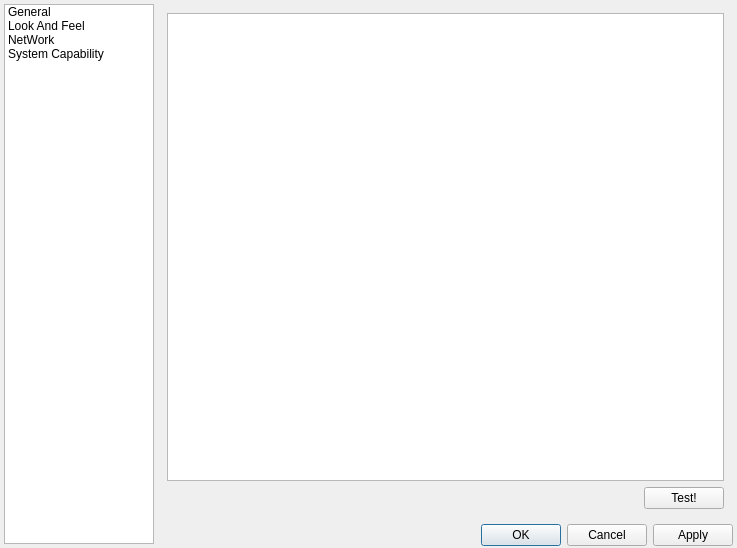
<?xml version="1.0" encoding="UTF-8"?>
<ui version="4.0">
 <class>PreferenceDialog</class>
 <widget class="QDialog" name="PreferenceDialog">
  <property name="geometry">
   <rect>
    <x>0</x>
    <y>0</y>
    <width>737</width>
    <height>548</height>
   </rect>
  </property>
  <property name="windowTitle">
   <string>Preferences[*]</string>
  </property>
  <property name="locale">
   <locale language="English" country="UnitedStates"/>
  </property>
  <widget class="QListWidget" name="listWidget">
   <property name="enabled">
    <bool>true</bool>
   </property>
   <property name="geometry">
    <rect>
     <x>4</x>
     <y>4</y>
     <width>150</width>
     <height>540</height>
    </rect>
   </property>
   <property name="sizePolicy">
    <sizepolicy hsizetype="Fixed" vsizetype="Expanding">
     <horstretch>0</horstretch>
     <verstretch>0</verstretch>
    </sizepolicy>
   </property>
   <property name="maximumSize">
    <size>
     <width>150</width>
     <height>16777215</height>
    </size>
   </property>
   <property name="locale">
    <locale language="English" country="UnitedStates"/>
   </property>
   <property name="resizeMode">
    <enum>QListView::Adjust</enum>
   </property>
   <property name="uniformItemSizes">
    <bool>true</bool>
   </property>
   <property name="currentRow">
    <number>-1</number>
   </property>
   <property name="sortingEnabled">
    <bool>false</bool>
   </property>
   <item>
    <property name="text">
     <string>General</string>
    </property>
   </item>
   <item>
    <property name="text">
     <string>Look And Feel</string>
    </property>
   </item>
   <item>
    <property name="text">
     <string>NetWork</string>
    </property>
   </item>
   <item>
    <property name="text">
     <string>System Capability</string>
    </property>
   </item>
  </widget>
  <widget class="QWidget" name="layoutWidget">
   <property name="geometry">
    <rect>
     <x>158</x>
     <y>4</y>
     <width>575</width>
     <height>542</height>
    </rect>
   </property>
   <layout class="QVBoxLayout" name="verticalLayout_5">
    <item>
     <widget class="QStackedWidget" name="stackedWidget">
      <property name="locale">
       <locale language="English" country="UnitedStates"/>
      </property>
      <property name="currentIndex">
       <number>3</number>
      </property>
      <widget class="QWidget" name="page">
       <widget class="QCheckBox" name="m_genUpdateCheck">
        <property name="geometry">
         <rect>
          <x>10</x>
          <y>10</y>
          <width>221</width>
          <height>22</height>
         </rect>
        </property>
        <property name="text">
         <string>Check Update at Starting</string>
        </property>
       </widget>
       <widget class="QGroupBox" name="groupBox">
        <property name="geometry">
         <rect>
          <x>20</x>
          <y>60</y>
          <width>521</width>
          <height>301</height>
         </rect>
        </property>
        <property name="title">
         <string>Default Storage Directories</string>
        </property>
        <layout class="QHBoxLayout" name="horizontalLayout_2" stretch="0,1">
         <item>
          <layout class="QVBoxLayout" name="verticalLayout_7">
           <item>
            <widget class="QLabel" name="label_11">
             <property name="text">
              <string>Data:</string>
             </property>
            </widget>
           </item>
           <item>
            <widget class="QLabel" name="label_7">
             <property name="text">
              <string>Music:</string>
             </property>
            </widget>
           </item>
           <item>
            <widget class="QLabel" name="label_8">
             <property name="text">
              <string>Maps:</string>
             </property>
            </widget>
           </item>
           <item>
            <widget class="QLabel" name="label_9">
             <property name="text">
              <string>Minutes:</string>
             </property>
            </widget>
           </item>
           <item>
            <widget class="QLabel" name="label_10">
             <property name="text">
              <string>Scripts:</string>
             </property>
            </widget>
           </item>
           <item>
            <widget class="QLabel" name="label_15">
             <property name="text">
              <string>Images:</string>
             </property>
            </widget>
           </item>
           <item>
            <widget class="QLabel" name="label_16">
             <property name="text">
              <string>Chat:</string>
             </property>
            </widget>
           </item>
          </layout>
         </item>
         <item>
          <layout class="QVBoxLayout" name="verticalLayout_8">
           <item>
            <widget class="PathChooser" name="m_dataChooser" native="true">
             <property name="sizePolicy">
              <sizepolicy hsizetype="Preferred" vsizetype="Preferred">
               <horstretch>0</horstretch>
               <verstretch>0</verstretch>
              </sizepolicy>
             </property>
             <property name="minimumSize">
              <size>
               <width>0</width>
               <height>0</height>
              </size>
             </property>
             <property name="toolTip">
              <string>The current time</string>
             </property>
             <property name="whatsThis">
              <string/>
             </property>
            </widget>
           </item>
           <item>
            <widget class="PathChooser" name="m_musicChooser" native="true">
             <property name="sizePolicy">
              <sizepolicy hsizetype="Preferred" vsizetype="Preferred">
               <horstretch>0</horstretch>
               <verstretch>0</verstretch>
              </sizepolicy>
             </property>
             <property name="minimumSize">
              <size>
               <width>0</width>
               <height>25</height>
              </size>
             </property>
             <property name="toolTip">
              <string>The current time</string>
             </property>
             <property name="whatsThis">
              <string>The analog clock widget displays the current time.</string>
             </property>
            </widget>
           </item>
           <item>
            <widget class="PathChooser" name="m_mapsChooser" native="true">
             <property name="sizePolicy">
              <sizepolicy hsizetype="Preferred" vsizetype="Preferred">
               <horstretch>0</horstretch>
               <verstretch>0</verstretch>
              </sizepolicy>
             </property>
             <property name="minimumSize">
              <size>
               <width>0</width>
               <height>25</height>
              </size>
             </property>
             <property name="toolTip">
              <string>The current time</string>
             </property>
             <property name="whatsThis">
              <string>The analog clock widget displays the current time.</string>
             </property>
            </widget>
           </item>
           <item>
            <widget class="PathChooser" name="m_minutesChooser" native="true">
             <property name="minimumSize">
              <size>
               <width>0</width>
               <height>25</height>
              </size>
             </property>
             <property name="toolTip">
              <string>The current time</string>
             </property>
             <property name="whatsThis">
              <string>The analog clock widget displays the current time.</string>
             </property>
            </widget>
           </item>
           <item>
            <widget class="PathChooser" name="m_scriptChooser" native="true">
             <property name="minimumSize">
              <size>
               <width>0</width>
               <height>25</height>
              </size>
             </property>
             <property name="toolTip">
              <string>The current time</string>
             </property>
             <property name="whatsThis">
              <string>The analog clock widget displays the current time.</string>
             </property>
            </widget>
           </item>
           <item>
            <widget class="PathChooser" name="m_imageChooser" native="true">
             <property name="minimumSize">
              <size>
               <width>0</width>
               <height>0</height>
              </size>
             </property>
             <property name="toolTip">
              <string>The current time</string>
             </property>
             <property name="whatsThis">
              <string>The analog clock widget displays the current time.</string>
             </property>
            </widget>
           </item>
           <item>
            <widget class="PathChooser" name="m_chatChooser" native="true">
             <property name="minimumSize">
              <size>
               <width>0</width>
               <height>25</height>
              </size>
             </property>
             <property name="toolTip">
              <string>The current time</string>
             </property>
             <property name="whatsThis">
              <string>The analog clock widget displays the current time.</string>
             </property>
            </widget>
           </item>
          </layout>
         </item>
        </layout>
       </widget>
      </widget>
      <widget class="QWidget" name="LookPage">
       <layout class="QVBoxLayout" name="verticalLayout_9">
        <item>
         <layout class="QHBoxLayout" name="horizontalLayout_10">
          <item>
           <widget class="QLabel" name="label">
            <property name="text">
             <string>Themes</string>
            </property>
           </widget>
          </item>
          <item>
           <spacer name="horizontalSpacer_5">
            <property name="orientation">
             <enum>Qt::Horizontal</enum>
            </property>
            <property name="sizeHint" stdset="0">
             <size>
              <width>418</width>
              <height>20</height>
             </size>
            </property>
           </spacer>
          </item>
         </layout>
        </item>
        <item>
         <layout class="QHBoxLayout" name="horizontalLayout_12" stretch="0,5">
          <property name="spacing">
           <number>0</number>
          </property>
          <item>
           <layout class="QVBoxLayout" name="verticalLayout_4" stretch="0,0">
            <property name="sizeConstraint">
             <enum>QLayout::SetMinimumSize</enum>
            </property>
            <item>
             <widget class="QListView" name="m_themeList">
              <property name="sizePolicy">
               <sizepolicy hsizetype="Ignored" vsizetype="Expanding">
                <horstretch>0</horstretch>
                <verstretch>0</verstretch>
               </sizepolicy>
              </property>
              <property name="maximumSize">
               <size>
                <width>16777215</width>
                <height>16777215</height>
               </size>
              </property>
             </widget>
            </item>
            <item>
             <layout class="QHBoxLayout" name="horizontalLayout_11">
              <property name="sizeConstraint">
               <enum>QLayout::SetMinimumSize</enum>
              </property>
              <item>
               <widget class="QPushButton" name="m_addTheme">
                <property name="sizePolicy">
                 <sizepolicy hsizetype="Minimum" vsizetype="Minimum">
                  <horstretch>0</horstretch>
                  <verstretch>0</verstretch>
                 </sizepolicy>
                </property>
                <property name="maximumSize">
                 <size>
                  <width>50</width>
                  <height>16777215</height>
                 </size>
                </property>
                <property name="text">
                 <string>+</string>
                </property>
               </widget>
              </item>
              <item>
               <widget class="QPushButton" name="m_removeTheme">
                <property name="sizePolicy">
                 <sizepolicy hsizetype="Minimum" vsizetype="Minimum">
                  <horstretch>0</horstretch>
                  <verstretch>0</verstretch>
                 </sizepolicy>
                </property>
                <property name="maximumSize">
                 <size>
                  <width>50</width>
                  <height>16777215</height>
                 </size>
                </property>
                <property name="text">
                 <string>-</string>
                </property>
               </widget>
              </item>
             </layout>
            </item>
           </layout>
          </item>
          <item>
           <widget class="QScrollArea" name="scrollArea">
            <property name="styleSheet">
             <string notr="true">QScrollArea {
border: 0px;
}</string>
            </property>
            <property name="lineWidth">
             <number>0</number>
            </property>
            <property name="widgetResizable">
             <bool>true</bool>
            </property>
            <widget class="QWidget" name="scrollAreaWidgetContents">
             <property name="geometry">
              <rect>
               <x>0</x>
               <y>0</y>
               <width>406</width>
               <height>451</height>
              </rect>
             </property>
             <layout class="QVBoxLayout" name="verticalLayout_3">
              <property name="spacing">
               <number>5</number>
              </property>
              <property name="margin">
               <number>1</number>
              </property>
              <item>
               <widget class="QGroupBox" name="m_workspacegroupBox">
                <property name="title">
                 <string>Workspace</string>
                </property>
                <layout class="QVBoxLayout" name="verticalLayout">
                 <item>
                  <layout class="QHBoxLayout" name="horizontalLayout">
                   <item>
                    <widget class="QLabel" name="label_4">
                     <property name="text">
                      <string>BackGround Image:</string>
                     </property>
                    </widget>
                   </item>
                   <item>
                    <widget class="QLabel" name="m_bgLabel">
                     <property name="text">
                      <string/>
                     </property>
                    </widget>
                   </item>
                   <item>
                    <widget class="QLineEdit" name="m_wsBgPathLine"/>
                   </item>
                   <item>
                    <widget class="QPushButton" name="m_wsBgBrowserButton">
                     <property name="text">
                      <string>Browse</string>
                     </property>
                    </widget>
                   </item>
                  </layout>
                 </item>
                 <item>
                  <layout class="QHBoxLayout" name="horizontalLayout_3">
                   <item>
                    <widget class="QCheckBox" name="m_wsBgRepeatedCheck">
                     <property name="text">
                      <string>Repeat</string>
                     </property>
                    </widget>
                   </item>
                   <item>
                    <spacer name="horizontalSpacer_7">
                     <property name="orientation">
                      <enum>Qt::Horizontal</enum>
                     </property>
                     <property name="sizeHint" stdset="0">
                      <size>
                       <width>40</width>
                       <height>20</height>
                      </size>
                     </property>
                    </spacer>
                   </item>
                   <item>
                    <widget class="QLabel" name="label_6">
                     <property name="text">
                      <string>Position:</string>
                     </property>
                    </widget>
                   </item>
                   <item>
                    <widget class="QComboBox" name="m_wsBgPositionCombo">
                     <item>
                      <property name="text">
                       <string>Top-left Corner</string>
                      </property>
                     </item>
                     <item>
                      <property name="text">
                       <string>Top-Right Corner</string>
                      </property>
                     </item>
                     <item>
                      <property name="text">
                       <string>Center</string>
                      </property>
                     </item>
                     <item>
                      <property name="text">
                       <string>All</string>
                      </property>
                     </item>
                     <item>
                      <property name="text">
                       <string>Bottom-left Corner</string>
                      </property>
                     </item>
                     <item>
                      <property name="text">
                       <string>Bottom-Right Corner</string>
                      </property>
                     </item>
                    </widget>
                   </item>
                   <item>
                    <spacer name="horizontalSpacer_8">
                     <property name="orientation">
                      <enum>Qt::Horizontal</enum>
                     </property>
                     <property name="sizeHint" stdset="0">
                      <size>
                       <width>40</width>
                       <height>20</height>
                      </size>
                     </property>
                    </spacer>
                   </item>
                  </layout>
                 </item>
                 <item>
                  <layout class="QHBoxLayout" name="horizontalLayout_4">
                   <item>
                    <widget class="QLabel" name="label_2">
                     <property name="text">
                      <string>Color:</string>
                     </property>
                    </widget>
                   </item>
                   <item>
                    <widget class="ColorButton" name="m_wsBgColorButton">
                     <property name="text">
                      <string/>
                     </property>
                    </widget>
                   </item>
                   <item>
                    <spacer name="horizontalSpacer">
                     <property name="orientation">
                      <enum>Qt::Horizontal</enum>
                     </property>
                     <property name="sizeHint" stdset="0">
                      <size>
                       <width>168</width>
                       <height>20</height>
                      </size>
                     </property>
                    </spacer>
                   </item>
                   <item>
                    <widget class="QCheckBox" name="m_wsScrollBarEnabledCheck">
                     <property name="text">
                      <string>Allows Scrollbar</string>
                     </property>
                    </widget>
                   </item>
                  </layout>
                 </item>
                 <item>
                  <layout class="QHBoxLayout" name="horizontalLayout_5">
                   <item>
                    <widget class="QLabel" name="label_3">
                     <property name="text">
                      <string>Font:</string>
                     </property>
                    </widget>
                   </item>
                   <item>
                    <widget class="QFontComboBox" name="m_wsFontCombo"/>
                   </item>
                   <item>
                    <spacer name="horizontalSpacer_2">
                     <property name="orientation">
                      <enum>Qt::Horizontal</enum>
                     </property>
                     <property name="sizeHint" stdset="0">
                      <size>
                       <width>98</width>
                       <height>20</height>
                      </size>
                     </property>
                    </spacer>
                   </item>
                  </layout>
                 </item>
                </layout>
               </widget>
              </item>
              <item>
               <widget class="QGroupBox" name="groupBox_2">
                <property name="title">
                 <string>Tchat Windows</string>
                </property>
                <layout class="QVBoxLayout" name="verticalLayout_2">
                 <item>
                  <layout class="QHBoxLayout" name="horizontalLayout_6">
                   <item>
                    <widget class="QLabel" name="label_5">
                     <property name="text">
                      <string>Font:</string>
                     </property>
                    </widget>
                   </item>
                   <item>
                    <widget class="QFontComboBox" name="m_tchatFontCombo"/>
                   </item>
                   <item>
                    <spacer name="horizontalSpacer_3">
                     <property name="orientation">
                      <enum>Qt::Horizontal</enum>
                     </property>
                     <property name="sizeHint" stdset="0">
                      <size>
                       <width>40</width>
                       <height>20</height>
                      </size>
                     </property>
                    </spacer>
                   </item>
                  </layout>
                 </item>
                 <item>
                  <layout class="QHBoxLayout" name="horizontalLayout_7">
                   <item>
                    <widget class="QLabel" name="label_12">
                     <property name="text">
                      <string>Color Font:</string>
                     </property>
                    </widget>
                   </item>
                   <item>
                    <widget class="ColorButton" name="m_tchatFontColor">
                     <property name="text">
                      <string/>
                     </property>
                    </widget>
                   </item>
                   <item>
                    <spacer name="horizontalSpacer_6">
                     <property name="orientation">
                      <enum>Qt::Horizontal</enum>
                     </property>
                     <property name="sizeHint" stdset="0">
                      <size>
                       <width>40</width>
                       <height>20</height>
                      </size>
                     </property>
                    </spacer>
                   </item>
                   <item>
                    <widget class="QLabel" name="label_13">
                     <property name="text">
                      <string>Background Font Color:</string>
                     </property>
                    </widget>
                   </item>
                   <item>
                    <widget class="ColorButton" name="m_tchatBgFontColorButton">
                     <property name="text">
                      <string/>
                     </property>
                    </widget>
                   </item>
                  </layout>
                 </item>
                 <item>
                  <layout class="QHBoxLayout" name="horizontalLayout_8">
                   <item>
                    <widget class="QLabel" name="label_14">
                     <property name="text">
                      <string>BackGround Color:</string>
                     </property>
                    </widget>
                   </item>
                   <item>
                    <widget class="ColorButton" name="m_tchatBgColorButton">
                     <property name="text">
                      <string/>
                     </property>
                    </widget>
                   </item>
                   <item>
                    <spacer name="horizontalSpacer_4">
                     <property name="orientation">
                      <enum>Qt::Horizontal</enum>
                     </property>
                     <property name="sizeHint" stdset="0">
                      <size>
                       <width>158</width>
                       <height>20</height>
                      </size>
                     </property>
                    </spacer>
                   </item>
                  </layout>
                 </item>
                 <item>
                  <layout class="QHBoxLayout" name="horizontalLayout_9">
                   <item>
                    <widget class="QLabel" name="m_bgPictureLabel">
                     <property name="text">
                      <string>Background Picture:</string>
                     </property>
                    </widget>
                   </item>
                   <item>
                    <widget class="QLineEdit" name="m_tchatBgPicturePathEdit"/>
                   </item>
                   <item>
                    <widget class="QPushButton" name="m_tchatBgBrowseButton">
                     <property name="text">
                      <string>Browse</string>
                     </property>
                    </widget>
                   </item>
                  </layout>
                 </item>
                </layout>
               </widget>
              </item>
             </layout>
            </widget>
           </widget>
          </item>
         </layout>
        </item>
       </layout>
      </widget>
      <widget class="QWidget" name="NetWorkPage">
       <layout class="QVBoxLayout" name="verticalLayout_6">
        <item>
         <widget class="QCheckBox" name="checkBox">
          <property name="text">
           <string>Using System's Proxy</string>
          </property>
         </widget>
        </item>
        <item>
         <spacer name="verticalSpacer">
          <property name="orientation">
           <enum>Qt::Vertical</enum>
          </property>
          <property name="sizeHint" stdset="0">
           <size>
            <width>20</width>
            <height>454</height>
           </size>
          </property>
         </spacer>
        </item>
       </layout>
      </widget>
      <widget class="QWidget" name="ResourcesPage">
       <layout class="QVBoxLayout" name="verticalLayout_10">
        <item>
         <widget class="QTextEdit" name="m_testResult">
          <property name="readOnly">
           <bool>true</bool>
          </property>
         </widget>
        </item>
        <item>
         <layout class="QHBoxLayout" name="horizontalLayout_13">
          <item>
           <spacer name="horizontalSpacer_9">
            <property name="orientation">
             <enum>Qt::Horizontal</enum>
            </property>
            <property name="sizeHint" stdset="0">
             <size>
              <width>358</width>
              <height>20</height>
             </size>
            </property>
           </spacer>
          </item>
          <item>
           <widget class="QPushButton" name="m_testStarter">
            <property name="text">
             <string>Test!</string>
            </property>
           </widget>
          </item>
         </layout>
        </item>
       </layout>
      </widget>
     </widget>
    </item>
    <item>
     <widget class="QDialogButtonBox" name="m_buttonbox">
      <property name="standardButtons">
       <set>QDialogButtonBox::Apply|QDialogButtonBox::Cancel|QDialogButtonBox::Ok</set>
      </property>
     </widget>
    </item>
   </layout>
  </widget>
 </widget>
 <customwidgets>
  <customwidget>
   <class>PathChooser</class>
   <extends>QWidget</extends>
   <header>pathchooser.h</header>
   <container>1</container>
  </customwidget>
  <customwidget>
   <class>ColorButton</class>
   <extends>QPushButton</extends>
   <header>colorbutton.h</header>
  </customwidget>
 </customwidgets>
 <resources/>
 <connections>
  <connection>
   <sender>listWidget</sender>
   <signal>currentRowChanged(int)</signal>
   <receiver>stackedWidget</receiver>
   <slot>setCurrentIndex(int)</slot>
   <hints>
    <hint type="sourcelabel">
     <x>153</x>
     <y>193</y>
    </hint>
    <hint type="destinationlabel">
     <x>338</x>
     <y>180</y>
    </hint>
   </hints>
  </connection>
  <connection>
   <sender>m_wsBgRepeatedCheck</sender>
   <signal>toggled(bool)</signal>
   <receiver>m_wsBgPositionCombo</receiver>
   <slot>setEnabled(bool)</slot>
   <hints>
    <hint type="sourcelabel">
     <x>325</x>
     <y>129</y>
    </hint>
    <hint type="destinationlabel">
     <x>584</x>
     <y>128</y>
    </hint>
   </hints>
  </connection>
  <connection>
   <sender>m_buttonbox</sender>
   <signal>accepted()</signal>
   <receiver>PreferenceDialog</receiver>
   <slot>accept()</slot>
   <hints>
    <hint type="sourcelabel">
     <x>658</x>
     <y>488</y>
    </hint>
    <hint type="destinationlabel">
     <x>156</x>
     <y>-11</y>
    </hint>
   </hints>
  </connection>
  <connection>
   <sender>m_buttonbox</sender>
   <signal>rejected()</signal>
   <receiver>PreferenceDialog</receiver>
   <slot>reject()</slot>
   <hints>
    <hint type="sourcelabel">
     <x>598</x>
     <y>483</y>
    </hint>
    <hint type="destinationlabel">
     <x>195</x>
     <y>1</y>
    </hint>
   </hints>
  </connection>
 </connections>
</ui>
